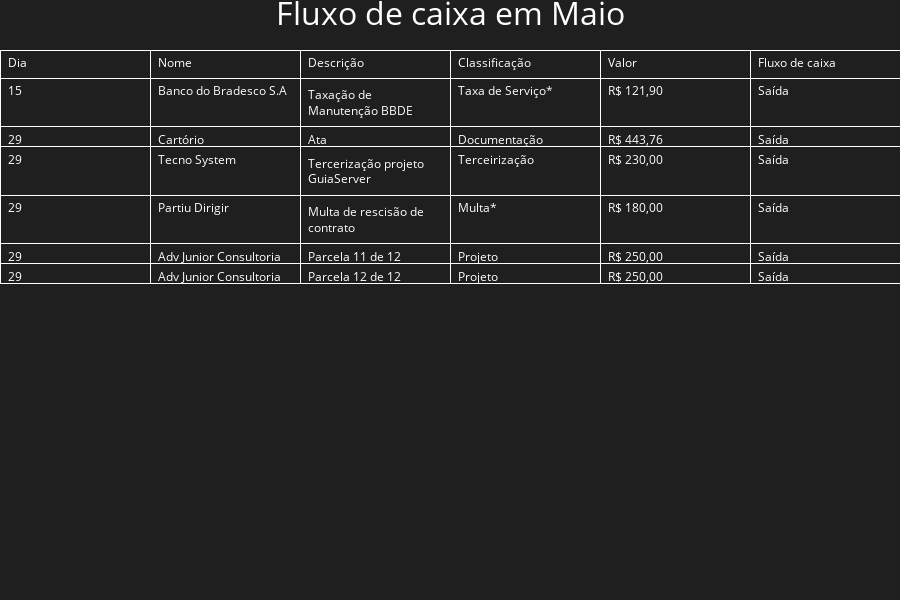

Notebook source saved alongside this figure:
### Markdown cell above
## Entradas e saídas em um mês especifico

### Code cell
def format_moeda(valor):
    locale.setlocale(locale.LC_ALL, 'pt_BR.UTF-8')
    valor = locale.currency(valor, grouping=True, symbol=None)
    return valor

selected_month = 'Maio'
df_selected_month = df[df['Data'].dt.month == list(meses.keys())[list(meses.values()).index(selected_month)]]
df_selected_month.loc[::, 'Data'] = df_selected_month['Data'].dt.day
df_selected_month.loc[::, 'Valor'] = df_selected_month['Valor'].apply(lambda x: f"R$ {format_moeda(x)}")

selected_columns = ['Dia', 'Nome', 'Descrição', 'Classificação', 'Valor', 'Fluxo de caixa']

texto_cor = 'white'
fundo_cor = 'rgb(31, 31, 31)'
borda_cor = 'white'

fig = go.Figure(data=[go.Table(
    header=dict(values=selected_columns,
                fill_color=fundo_cor,
                font=dict(color=texto_cor),
                align='left'),
    cells=dict(values=[df_selected_month['Data'], df_selected_month['Nome'],
                    df_selected_month['Descrição'], df_selected_month['Classificação'],
                    df_selected_month['Valor'], df_selected_month['Fluxo de caixa']],
                fill_color=fundo_cor, 
                font=dict(color=texto_cor),
                align='left'))
])

fig.update_layout(
    title=f'Fluxo de caixa em {selected_month}',
    title_x=0.5,
    title_font=dict(size=32),
    paper_bgcolor=fundo_cor,
    plot_bgcolor=fundo_cor,
    margin=dict(l=0, r=0, t=50, b=0),
    font=dict(color=texto_cor),
    height=600
)

fig.show()

### Figure 1 — Plotly figure (JSON) as saved in the notebook; plotly's stock layout.template omitted (floating-point values rounded to 4 significant figures)
{"data": [{"cells": {"align": "left", "fill": {"color": "rgb(31, 31, 31)"}, "font": {"color": "white"}, "values": [[15, 29, 29, 29, 29, 29], ["Banco do Bradesco S.A", "Cartório", "Tecno System", "Partiu Dirigir", "Adv Junior Consultoria", "Adv Junior Consultoria"], ["Taxação de Manutenção BBDE", "Ata", "Tercerização projeto GuiaServer", "Multa de rescisão de contrato", "Parcela 11 de 12", "Parcela 12 de 12"], ["Taxa de Serviço*", "Documentação", "Terceirização", "Multa*", "Projeto", "Projeto"], ["R$ 121,90", "R$ 443,76", "R$ 230,00", "R$ 180,00", "R$ 250,00", "R$ 250,00"], ["Saída", "Saída", "Saída", "Saída", "Saída", "Saída"]]}, "header": {"align": "left", "fill": {"color": "rgb(31, 31, 31)"}, "font": {"color": "white"}, "values": ["Dia", "Nome", "Descrição", "Classificação", "Valor", "Fluxo de caixa"]}, "type": "table"}], "layout": {"font": {"color": "white"}, "height": 600, "margin": {"b": 0, "l": 0, "r": 0, "t": 50}, "paper_bgcolor": "rgb(31, 31, 31)", "plot_bgcolor": "rgb(31, 31, 31)", "title": {"font": {"size": 32}, "text": "Fluxo de caixa em Maio", "x": 0.5}}}
